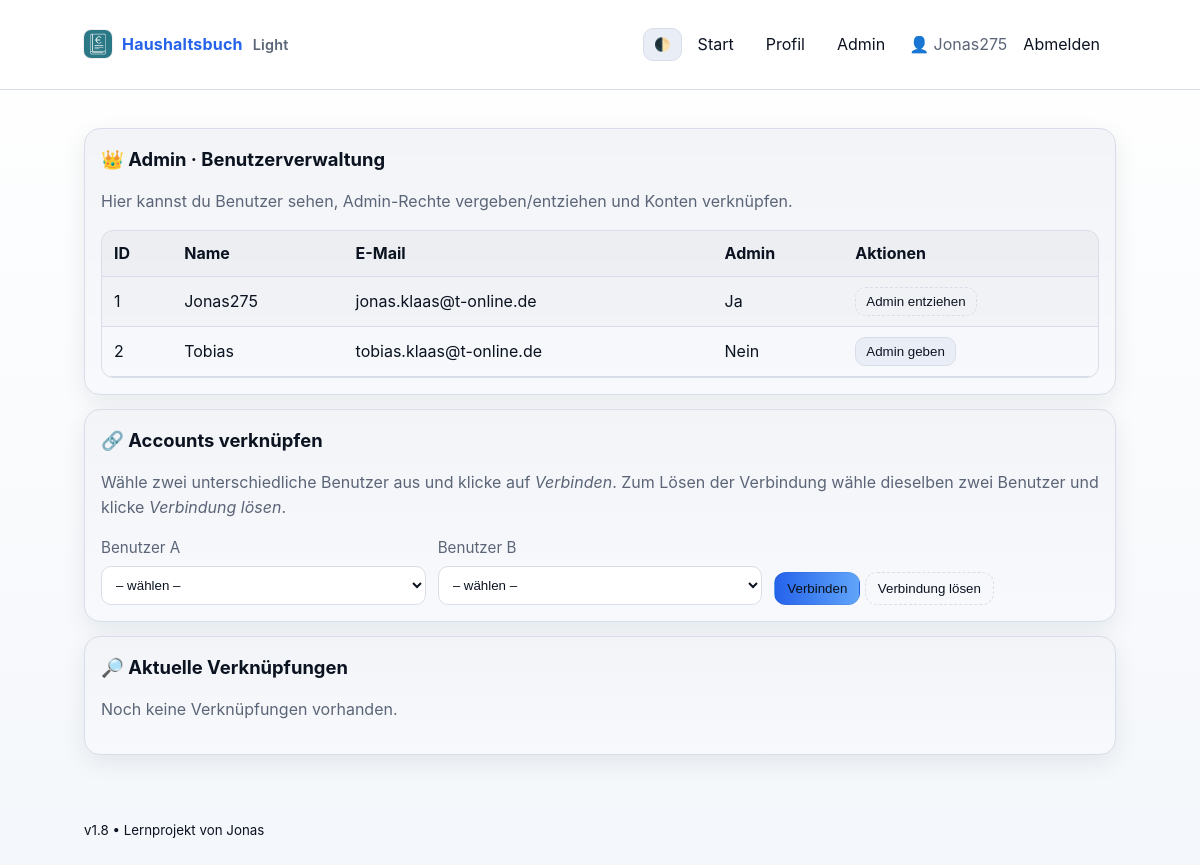
/admin/users (signed in), run on an earlier commit of the app's database.
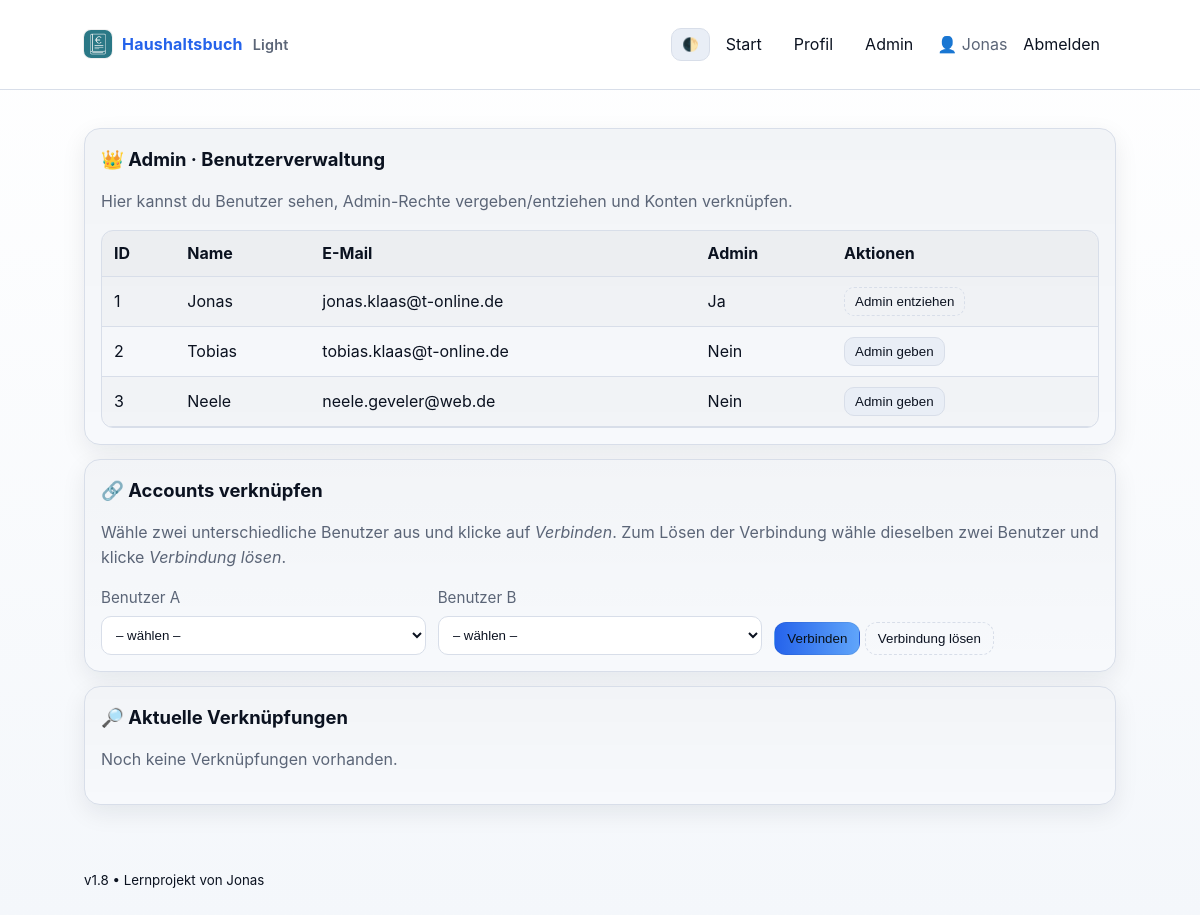
And on a later commit of the database.
### tables this page shows
CREATE TABLE users (
              id INTEGER PRIMARY KEY AUTOINCREMENT,
              email TEXT UNIQUE NOT NULL,
              name TEXT NOT NULL,
              password_hash TEXT NOT NULL,
              created_at TEXT DEFAULT CURRENT_TIMESTAMP
            , is_admin INTEGER DEFAULT 0);

### app.py (the view)
@app.get("/admin/users")
@login_required
def admin_users():
    if not getattr(current_user, "is_admin", False):
        flash("Keine Berechtigung, um diese Seite zu sehen.", "error"); return redirect(url_for("home"))
    init_db()
    users = list_users()
    links = list_all_links()  # Liste von (a,b)
    return render_template("admin_users.html", users=users, links=links, app_name="Haushaltsbuch")

### app.py (called while the page is built)
@login_manager.user_loader
def load_user(user_id: str):
    u = get_user_by_id(user_id)
    return DBUser(u["id"], u["email"], u["name"], u.get("is_admin",0)) if u else None

def get_conn():
    conn = sqlite3.connect(DB_PATH); conn.row_factory = sqlite3.Row; return conn

def bootstrap_admin_if_configured():
    if not ADMIN_EMAIL: return
    with get_conn() as conn:
        row = conn.execute("SELECT id FROM users WHERE email = ?", (ADMIN_EMAIL.lower().strip(),)).fetchone()
        if row: conn.execute("UPDATE users SET is_admin = 1 WHERE id = ?", (row["id"],))

def get_user_by_id(user_id):
    with get_conn() as conn:
        r = conn.execute("SELECT * FROM users WHERE id = ?", (user_id,)).fetchone()
        return dict(r) if r else None

def list_users():
    with get_conn() as conn:
        rows = conn.execute("SELECT id,name,email,is_admin,created_at FROM users ORDER BY id").fetchall()
        return [dict(r) for r in rows]

def list_all_links():
    with get_conn() as conn:
        rows = conn.execute("""
            SELECT DISTINCT
              CASE WHEN user_id < linked_user_id THEN user_id ELSE linked_user_id END AS a,
              CASE WHEN user_id < linked_user_id THEN linked_user_id ELSE user_id END AS b
            FROM user_links
            ORDER BY a,b
        """).fetchall()
        return [(int(r["a"]), int(r["b"])) for r in rows]

### templates/admin_users.html (shortened to what this page needs)
{% extends "base.html" %}
{% block content %}
<section class="card">
  <h2>👑 Admin · Benutzerverwaltung</h2>
  <p class="muted">Hier kannst du Benutzer sehen, Admin-Rechte vergeben/entziehen und Konten verknüpfen.</p>
  <div class="table-wrapper" style="margin-top:10px;">
    <table class="table">
      <thead>
        <tr>
          <th>ID</th><th>Name</th><th>E-Mail</th><th>Admin</th><th>Aktionen</th>
        </tr>
      </thead>
      <tbody>
      {% for u in users %}
        <tr>
          <td>{{ u.id }}</td>
          <td>{{ u.name }}</td>
          <td>{{ u.email }}</td>
          <td>{{ 'Ja' if u.is_admin else 'Nein' }}</td>
          <td class="actions">
            {% if not u.is_admin %}
              <form action="{{ url_for('admin_promote', user_id=u.id) }}" method="post" style="display:inline">
                <button class="btn btn-small">Admin geben</button>
              </form>
            {% else %}
              <form action="{{ url_for('admin_demote', user_id=u.id) }}" method="post" style="display:inline">
                <button class="btn btn-small btn-ghost" onclick="return confirm('Admin-Rechte entziehen?')">Admin entziehen</button>
              </form>
            {% endif %}
          </td>
        </tr>
      {% endfor %}
      </tbody>
    </table>
  </div>
</section>
<section class="card">
  <h2>🔗 Accounts verknüpfen</h2>
  <p class="muted">Wähle zwei unterschiedliche Benutzer aus und klicke auf <em>Verbinden</em>. Zum Lösen der Verbindung wähle dieselben zwei Benutzer und klicke <em>Verbindung lösen</em>.</p>
  <form class="form-grid" action="{{ url_for('admin_links_action') }}" method="post" style="margin-top:8px;">
    <label>
      <span>Benutzer A</span>
      <select name="user_a" required>
        <option value="">– wählen –</option>
      </select>
    </label>
    <label>
      <span>Benutzer B</span>
      <select name="user_b" required>
        <option value="">– wählen –</option>
      </select>
    </label>
    <div class="actions" style="align-self:end;">
      <button class="btn btn-primary" name="action" value="link" type="submit">Verbinden</button>
      <button class="btn btn-ghost" name="action" value="unlink" type="submit">Verbindung lösen</button>
    </div>
  </form>
</section>
<section class="card">
  <h2>🔎 Aktuelle Verknüpfungen</h2>
  {% if links and links|length > 0 %}
    <div class="grid-2" style="gap:10px;">
      {% for a,b in links %}
        <form action="{{ url_for('admin_links_remove_single') }}" method="post" class="chip" style="display:flex;align-items:center;gap:8px;">
          <input type="hidden" name="a" value="{{ a }}">
          <input type="hidden" name="b" value="{{ b }}">
          <span>Link: #{{ a }} ⇄ #{{ b }}</span>
          <button class="btn btn-small btn-ghost" title="Verknüpfung entfernen">✕</button>
        </form>
      {% endfor %}
    </div>
  {% else %}
    <p class="muted">Noch keine Verknüpfungen vorhanden.</p>
  {% endif %}
</section>
{% endblock %}

### templates/base.html (shortened to what this page needs)
<!doctype html>
<html lang="de" data-menu-open="false" data-theme="dark">
<head>
  <link rel="stylesheet" href="{{ url_for('static', filename='styles.css') }}?v=16">
</head>
<body>
  <header class="site-header">
    <div class="container header-inner">
      <a href="{{ url_for('home') }}" class="brand-wrap">
        <img class="brand-logo" src="{{ url_for('static', filename='icons/icon-192.png') }}" alt="" />
        <div class="brand">
          {{ app_name or "Haushaltsbuch" }}
          <span class="brand-sub">Light</span>
        </div>
      </a>
      <nav class="nav desktop-only">
        <button id="theme-toggle" aria-label="Theme umschalten">🌓</button>
        {% if current_user.is_authenticated %}
          <a href="{{ url_for('home') }}" class="nav-link">Start</a>
          <a href="{{ url_for('profile') }}" class="nav-link">Profil</a>
          {% if current_user.is_admin %}
            <a href="{{ url_for('admin_users') }}" class="nav-link">Admin</a>
          {% endif %}
          <span class="nav-user">👤 {{ current_user.name }}</span>
          <a href="{{ url_for('logout') }}" class="nav-link">Abmelden</a>
        {% else %}
          <a href="{{ url_for('login') }}" class="nav-link">Anmelden</a>
          <a href="{{ url_for('register') }}" class="nav-link">Registrieren</a>
        {% endif %}
      </nav>
    </div>
  </header>
  <main class="container">
    {% block content %}{% endblock %}
  </main>
  <footer class="site-footer">
    <div class="container">
      <small>v1.8 • Lernprojekt von Jonas</small>
    </div>
  </footer>
</body>
</html>

### static/styles.css (style rules this page uses)
:root { --bg:#ffffff; --bg-grad-start:#ffffff; --bg-grad-end:#f4f7fb; --card:#f7f9fc; --text:#0b1220; --muted:#5b6577; --brand:#2563eb; --brand-2:#60a5fa; --ok:#16a34a; --warn:#f59e0b; --err:#dc2626; --btn:#e9eef6; --btn-hover:#e1e7f0; --border:#d8dee9; --danger:#fdecec; --danger-border:#f7c7c7; --table-head: rgba(0,0,0,.03); --table-odd: rgba(0,0,0,.02); --table-hover: rgba(0,0,0,.05); --input-bg:#ffffff; --chip-bg:#ffffff; --shadow:0 8px 24px rgba(16,24,40,.08); }
* { box-sizing:border-box }
html,body { margin:0;padding:0; background:linear-gradient(180deg,var(--bg-grad-start) 0%,var(--bg-grad-end) 100%); color:var(--text); font-family:'Inter',system-ui,Segoe UI,Roboto,Arial; font-size:clamp(15px,1vw+12px,18px); line-height:1.55; }
a { color:var(--brand);text-decoration:none }
.container { max-width:1200px;width:90%;margin:0 auto;padding:clamp(12px,2vw,24px) }
.site-header { position:sticky;top:0;z-index:40; background:color-mix(in oklab, var(--bg) 92%, transparent); backdrop-filter:blur(8px); border-bottom:1px solid var(--border) }
.header-inner { display:flex;align-items:center;gap:12px }
.brand-wrap { display:flex;align-items:center;gap:10px;margin-right:auto }
.brand-logo { width:28px;height:28px;border-radius:7px;box-shadow:0 0 0 1px rgba(0,0,0,.06) }
.brand { font-weight:700;letter-spacing:.2px;font-size:clamp(1rem,1.2vw+0.8rem,1.3rem) }
.brand-sub { display:inline-block;margin-left:6px;font-weight:600;font-size:.9rem;color:var(--muted) }
.nav .nav-link { margin:0 6px;padding:8px 10px;border-radius:10px;color:var(--text) }
.nav-user { margin-left:8px;color:var(--muted) }
.desktop-only { display:flex;align-items:center }
#theme-toggle { margin-left:8px; background:var(--btn); border:1px solid var(--border); color:var(--text); padding:8px 10px;border-radius:10px;cursor:pointer; }
.card { background:linear-gradient(180deg, rgba(0,0,0,.02), transparent), var(--card); border:1px solid var(--border); border-radius:16px; padding:16px;margin:14px 0; box-shadow:var(--shadow); }
.card h2 { margin:0 0 10px 0;font-size:1.15rem;display:flex;align-items:center;gap:8px }
.muted { color:var(--muted) }
.table-wrapper { overflow:auto;border:1px solid var(--border);border-radius:12px }
.table { width:100%;border-collapse:collapse }
.table th,.table td { padding:10px 12px;border-bottom:1px solid var(--border) }
.table thead th { font-weight:700;text-align:left;background:var(--table-head);position:sticky;top:0 }
.table tbody tr:nth-child(odd) { background:var(--table-odd) }
.btn { background:var(--btn); border:1px solid var(--border); color:var(--text); padding:8px 12px; border-radius:12px; cursor:pointer; transition:transform .02s ease, background .15s, box-shadow .15s; }
.btn-ghost { background:transparent;border:1px dashed var(--border) }
.btn-small { padding:6px 10px;border-radius:10px }
.btn-primary { background:linear-gradient(90deg,var(--brand),var(--brand-2)); border:1px solid rgba(0,0,0,.06); color:#081018; }
.form-grid { display:grid;grid-template-columns:repeat(auto-fit,minmax(220px,1fr));gap:12px }
.form-grid label { display:flex;flex-direction:column;gap:6px }
.form-grid label span { color:var(--muted);font-size:.95rem }
input,select { background:var(--input-bg); border:1px solid var(--border); color:var(--text); padding:10px;border-radius:10px; }

What changed in the data, as far as the page shows it:
changed users "jonas.klaas@t-online.de": name "Jonas275" → "Jonas"
added users: id "3", name "Neele", email "neele.geveler@web.de", is_admin "Nein"
